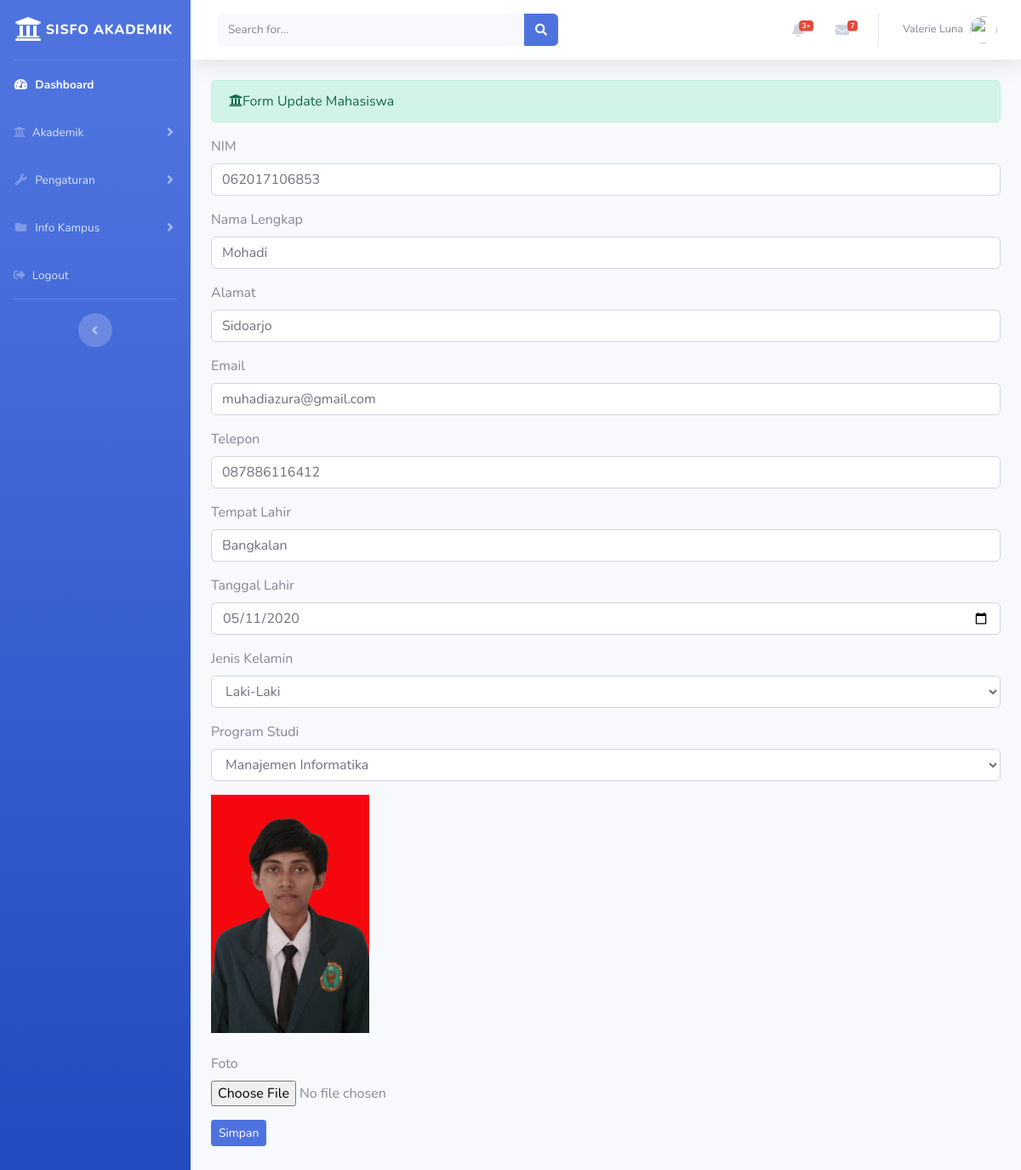
Page /index.php/administrator/mahasiswa/update/1 on the committed database.
### tables this page shows
CREATE TABLE `mahasiswa` (
  `id` int(11) NOT NULL,
  `nim` varchar(12) NOT NULL,
  `nama_lengkap` varchar(120) NOT NULL,
  `alamat` varchar(255) NOT NULL,
  `email` varchar(120) NOT NULL,
  `telepon` varchar(20) NOT NULL,
  `tempat_lahir` varchar(120) NOT NULL,
  `tanggal_lahir` date NOT NULL,
  `jenis_kelamin` varchar(120) NOT NULL,
  `nama_prodi` varchar(120) NOT NULL,
  `photo` varchar(255) NOT NULL
);

### application/controllers/administrator/mahasiswa.php (called while the page is built, shortened)
<?php
class Mahasiswa extends CI_Controller {
	public function update($id)
	{
		$data['mahasiswa'] = $this->db->query("select * from mahasiswa mhs, prodi prd where
			mhs.nama_prodi=prd.nama_prodi and mhs.id='$id'")->result();
		$data['prodi'] = $this->matakuliah_model->tampil_data('prodi')->result();
		$data['detail'] = $this->mahasiswa_model->ambil_id_mahasiswa($id);
		$this->load->view('administrator/templates_administrator/header.php');
		$this->load->view('administrator/templates_administrator/sidebar.php');
		$this->load->view('administrator/mahasiswa_update', $data);
		$this->load->view('administrator/templates_administrator/footer.php');
	}
}

### index.php (called while the page is built, shortened)
<?php
require_once BASEPATH.'core/CodeIgniter.php';

### application/models/matakuliah_model.php (called while the page is built, shortened)
<?php
class Matakuliah_model extends CI_Model {
	public function tampil_data($table)
	{
		return $this->db->get($table);
	}
}

### application/views/administrator/mahasiswa_update.php (the view, shortened to what this page needs)
<div class="container-fluid">
	<div class="alert alert-success" role="alert">
    	<i class="fas fa-university"></i>Form Update Mahasiswa
  	</div>
    <?php foreach ($mahasiswa as $mhs) : ?>
  	<?php echo form_open_multipart('administrator/mahasiswa/update_mahasiswa_aksi') ?>
  	<div class="form-group">
  		<label>NIM</label>
  		<input type="text" name="nim" class="form-control" value="<?php echo $mhs->nim ?>">
  	</div>
  	<div class="form-group">
  		<label>Nama Lengkap</label>
  		<input type="text" name="nama_lengkap" class="form-control" value="<?php echo $mhs->nama_lengkap ?>">
  	</div>
  	<div class="form-group">
  		<label>Alamat</label>
  		<input type="text" name="alamat" class="form-control" value="<?php echo $mhs->alamat ?>">
  	</div>
  	<div class="form-group">
  		<label>Email</label>
  		<input type="text" name="email" class="form-control" value="<?php echo $mhs->email ?>">
  	</div>
  	<div class="form-group">
  		<label>Telepon</label>
  		<input type="text" name="telepon" class="form-control" value="<?php echo $mhs->telepon ?>">
  	</div>
  	<div class="form-group">
  		<label>Tempat Lahir</label>
  		<input type="text" name="tempat_lahir" class="form-control" value="<?php echo $mhs->tempat_lahir ?>">
  	</div>
  	<div class="form-group">
  		<label>Tanggal Lahir</label>
  		<input type="date" name="tanggal_lahir" class="form-control" value="<?php echo $mhs->tanggal_lahir ?>">
  	</div>
  	<div class="form-group">
  		<label>Jenis Kelamin</label>
  		<select name="jenis_kelamin" class="form-control" value="<?php echo $mhs->jenis_kelamin ?>">
  			<option>Laki-Laki</option>
  		</select>
  	</div>
  	<div class="form-group">
  		<label>Program Studi</label>
  		<select name="nama_prodi" class="form-control" value="<?php echo $mhs->nama_prodi ?>">
  			<?php foreach ($prodi as $prd) : ?>
  				<option value="<?php echo $prd->nama_prodi ?>"><?php echo $prd->nama_prodi; ?></option>
  			<?php endforeach; ?>
  		</select>
  	</div>
  	<div class="from-group">
      <?php foreach ($detail as $dt) : ?>
        <img style="width: 20%" src="<?php echo base_url().'assets/uploads/'.$mhs->photo ?>">
      <?php endforeach; ?><br><br>
  		<label>Foto</label><br>
  		<input type="file" name="userfile" value="<?php echo $mhs->photo ?>">
  	</div>
  	<button type="submit" class="btn btn-sm btn-primary mb-5 mt-3">Simpan</button>
  <?php endforeach; ?>
</div>

### rows in the picture
mahasiswa: nim "062017106853", nama_lengkap "Mohadi", alamat "Sidoarjo", email "muhadiazura@gmail.com", telepon "087886116412", tempat_lahir "Bangkalan", tanggal_lahir "05/11/2020", jenis_kelamin "Laki-Laki", photo (picture)

### other values in the picture
form field nama_prodi "Manajemen Informatika"
